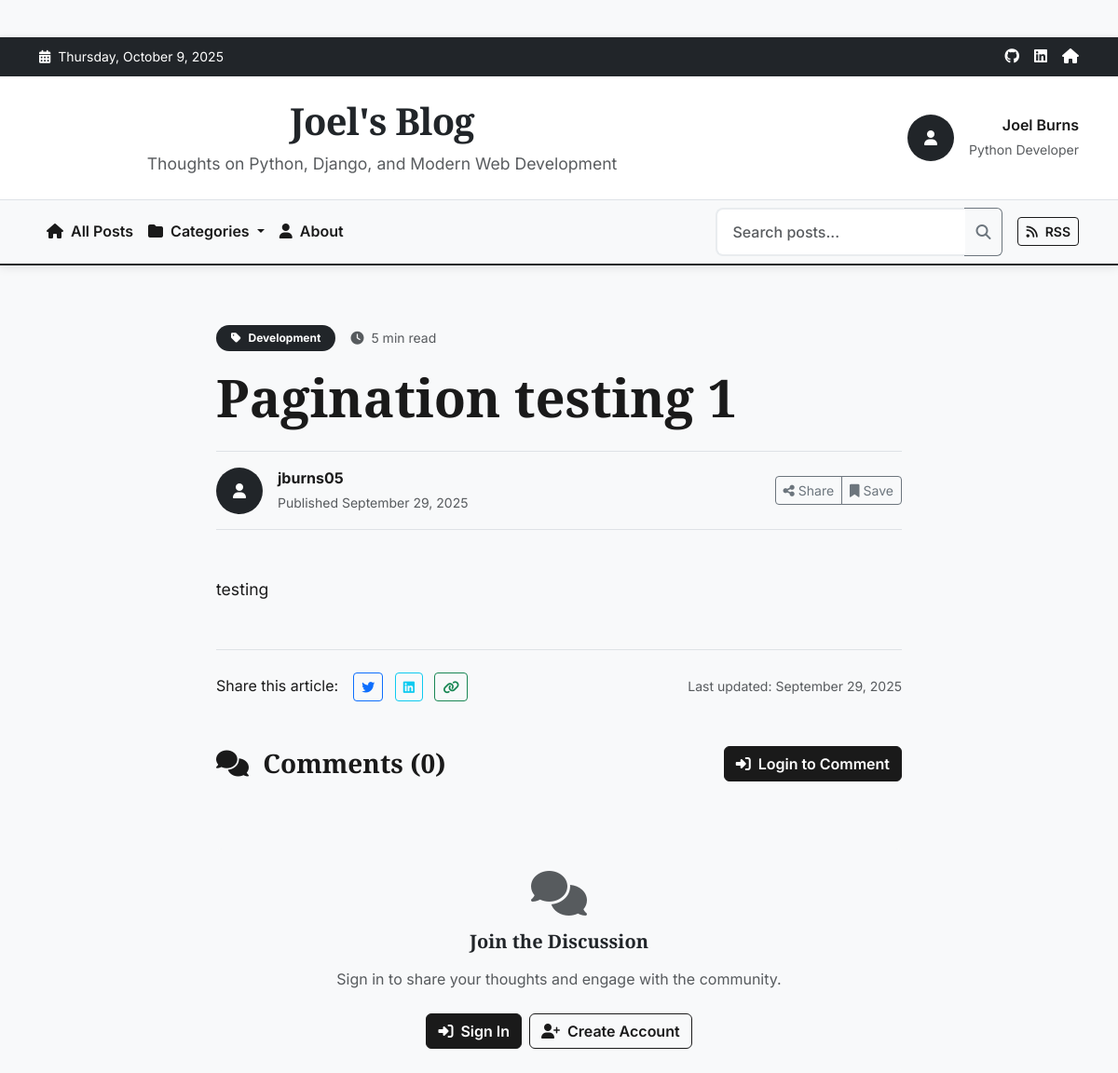
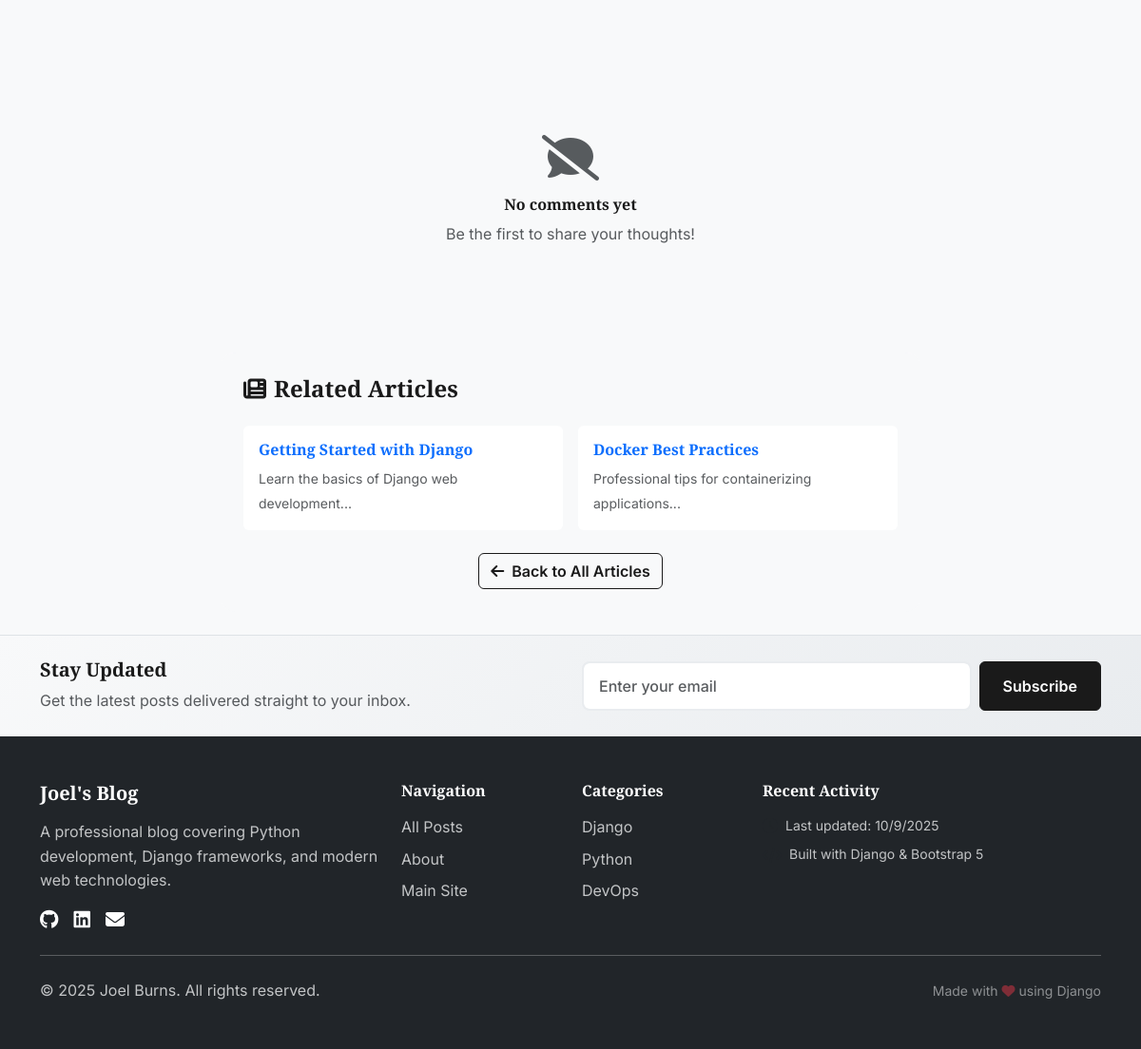
/my_blog/2025/9/29/1/, run on the app's committed database (2 pictures, top to bottom).
### my_blog/models.py (models this page shows, shortened)
class Post(models.Model):
    STATUS_CHOICES = (
        ('draft', 'Draft'),
        ('published', 'Published'),
    )
    title = models.CharField(max_length=500)
    slug = models.SlugField(max_length=200, unique_for_date='publish')
    author = models.ForeignKey(settings.AUTH_USER_MODEL, on_delete=models.CASCADE,)
    content = models.TextField()
    publish = models.DateField(default=timezone.now)
    created = models.DateTimeField(auto_now_add=True)
    updated = models.DateTimeField(auto_now=True)
    status = models.CharField(max_length=10, choices=STATUS_CHOICES, default='draft')
    category = models.ForeignKey('Category', on_delete=models.SET_NULL, null=True, related_name='posts')
    tags = models.ManyToManyField('Tag', related_name='posts', blank=True)
    class Meta:
        ordering = ('-publish',)

### accounts/models.py (models this page shows)
class CustomUser(AbstractUser):
    pass

### my_blog/views.py (the view)
# urls.py: path('<int:year>/<int:month>/<int:day>/<slug:post>/', views.post_detail, name='post_detail'),
def post_detail(request, year, month, day, post):
    post = get_object_or_404(Post, slug=post, status='published',
                           publish__year=year, publish__month=month, publish__day=day)
    comments = post.comments.filter(active=True)
    new_comment = None
    comment_form = None  # Always initialize to None
    if request.method == 'POST':
        if not request.user.is_authenticated:
            messages.warning(request, "You need to log in to leave a comment.")
            return redirect('account_login')
        comment_form = CommentForm(data=request.POST)
        if comment_form.is_valid():
            new_comment = comment_form.save(commit=False)
            new_comment.post = post
            new_comment.save()
            messages.success(request, "Your comment has been added successfully!")
            return redirect(post.get_absolute_url())
    else:
        if request.user.is_authenticated:
            comment_form = CommentForm()
    return render(request, 'my_blog/post/detail.html', {
        'post': post,
        'comments': comments,
        'new_comment': new_comment,
        'comment_form': comment_form,
    })

### my_blog/templatetags/markdown_extras.py (called while the page is built)
@register.filter
def render_markdown(text):
    html = markdown.markdown(text, extensions = ['fenced_code', 'codehilite'])
    return mark_safe(html)

### my_blog/templates/my_blog/post/detail.html (shortened to what this page needs)
{% extends "blog_base.html" %}
{% load markdown_extras %}
{% block content %}
<div class="container">
    <div class="row justify-content-center">
        <div class="col-lg-8">
            <article class="blog-article">
                <header class="article-header mb-5">
                    <div class="d-flex align-items-center mb-3">
                        <span class="badge bg-dark text-white px-3 py-2 rounded-pill me-3">
                            <i class="fas fa-tag me-2"></i>Development
                        </span>
                        <small class="text-muted">
                            <i class="fas fa-clock me-2"></i>5 min read
                        </small>
                    </div>
                    <h1 class="article-title display-4 fw-bold mb-4">{{ post.title }}</h1>
                    <div class="article-meta d-flex align-items-center justify-content-between py-3 border-top border-bottom">
                        <div class="author-info d-flex align-items-center">
                            <div class="author-avatar bg-dark rounded-circle me-3 d-flex align-items-center justify-content-center text-white"
                                 style="width: 50px; height: 50px;">
                                <i class="fas fa-user"></i>
                            </div>
                            <div>
                                <div class="fw-bold">{{ post.author.get_full_name|default:post.author.username }}</div>
                                <small class="text-muted">Published {{ post.publish|date:"F j, Y" }}</small>
                            </div>
                        </div>
                        <div class="article-actions">
                            <div class="btn-group" role="group">
                                <button type="button" class="btn btn-outline-secondary btn-sm" onclick="shareArticle()">
                                    <i class="fas fa-share-alt me-1"></i>Share
                                </button>
                                <button type="button" class="btn btn-outline-secondary btn-sm" onclick="bookmarkArticle()">
                                    <i class="fas fa-bookmark me-1"></i>Save
                                </button>
                            </div>
                        </div>
                    </div>
                </header>
                <div class="article-content mb-5">
                    <div class="content-body">
                        {{ post.content|render_markdown }}
                    </div>
                </div>
                <footer class="article-footer border-top pt-4 mb-5">
                    <div class="row align-items-center">
                        <div class="col-md-6">
                            <div class="d-flex align-items-center">
                                <span class="me-3">Share this article:</span>
                                <div class="social-share">
                                    <a href="#" class="btn btn-outline-primary btn-sm me-2" onclick="shareTwitter()">
                                        <i class="fab fa-twitter"></i>
                                    </a>
                                    <a href="#" class="btn btn-outline-info btn-sm me-2" onclick="shareLinkedIn()">
                                        <i class="fab fa-linkedin"></i>
                                    </a>
                                    <a href="#" class="btn btn-outline-success btn-sm" onclick="copyLink()">
                                        <i class="fas fa-link"></i>
                                    </a>
                                </div>
                            </div>
                        </div>
                        <div class="col-md-6 text-md-end">
                            <small class="text-muted">
                                Last updated: {{ post.updated|date:"F j, Y" }}
                            </small>
                        </div>
                    </div>
                </footer>
            </article>
        </div>
    </div>
    <div class="row justify-content-center">
        <div class="col-lg-8">
            <section class="comments-section">
                <div class="comments-header d-flex align-items-center justify-content-between mb-4">
                    <h3 class="fw-bold mb-0">
                        <i class="fas fa-comments me-2"></i>
                        Comments ({{ comments.count }})
                    </h3>
                    {% if not user.is_authenticated %}
                    <a href="{% url 'account_login' %}?next={{ request.path }}" class="btn btn-dark">
                        <i class="fas fa-sign-in-alt me-2"></i>Login to Comment
                    </a>
                    {% endif %}
                </div>
                {% if user.is_authenticated %}
                <div class="comment-form-section mb-5">
                    <div class="card border-0 shadow-sm">
                        <div class="card-body p-4">
                            <div class="d-flex align-items-center mb-3">
                                <div class="user-avatar bg-dark rounded-circle me-3 d-flex align-items-center justify-content-center text-white"
                                     style="width: 40px; height: 40px;">
                                    <i class="fas fa-user"></i>
                                </div>
                                <div>
                                    <div class="fw-semibold">{{ user.get_full_name|default:user.username }}</div>
                                    <small class="text-muted">Add your comment</small>
                                </div>
                            </div>
                            <form method="post" class="comment-form">
                                {% csrf_token %}
                                <div class="mb-3">
                                    <textarea class="form-control border-0 bg-light"
                                              name="{{ comment_form.body.name }}"
                                              rows="4"
                                              placeholder="Share your thoughts..."></textarea>
                                </div>
                                <div class="d-flex justify-content-between align-items-center">
                                    <small class="text-muted">
                                        <i class="fas fa-info-circle me-1"></i>
                                        Be respectful and constructive in your comments.
                                    </small>
                                    <button type="submit" class="btn btn-dark">
                                        <i class="fas fa-paper-plane me-2"></i>Post Comment
                                    </button>
                                </div>
                            </form>
                        </div>
                    </div>
                </div>
                {% else %}
                <div class="login-prompt text-center py-5 mb-5">
                    <div class="card border-0 bg-light">
                        <div class="card-body p-4">
                            <i class="fas fa-comments fa-3x text-muted mb-3"></i>
                            <h5 class="fw-bold mb-3">Join the Discussion</h5>
                            <p class="text-muted mb-4">
                                Sign in to share your thoughts and engage with the community.
                            </p>
                            <div class="d-flex gap-2 justify-content-center">
                                <a href="{% url 'account_login' %}?next={{ request.path }}" class="btn btn-dark">
                                    <i class="fas fa-sign-in-alt me-2"></i>Sign In
                                </a>
                                <a href="{% url 'account_signup' %}?next={{ request.path }}" class="btn btn-outline-dark">
                                    <i class="fas fa-user-plus me-2"></i>Create Account
                                </a>
                            </div>
                        </div>
                    </div>
                </div>
                {% endif %}
                <div class="comments-list">
                    {% for comment in comments %}
                    <div class="comment-item border-bottom pb-4 mb-4">
                        <div class="d-flex">
                            <div class="comment-avatar bg-light rounded-circle me-3 d-flex align-items-center justify-content-center"
                                 style="width: 44px; height: 44px; min-width: 44px;">
                                <i class="fas fa-user text-muted"></i>
                            </div>
                            <div class="comment-content flex-grow-1">
                                <div class="comment-header d-flex align-items-center justify-content-between mb-2">
                                    <div class="comment-meta">
                                        <span class="fw-semibold">{{ comment.name }}</span>
                                        <small class="text-muted ms-2">
                                            <i class="fas fa-clock me-1"></i>
                                            {{ comment.created|date:"F j, Y \a\t g:i A" }}
                                        </small>
                                    </div>
                                    {% if user.is_authenticated %}
                                    <button class="btn btn-sm btn-outline-secondary" onclick="replyToComment({{ comment.id }})">
                                        <i class="fas fa-reply me-1"></i>Reply
                                    </button>
                                    {% endif %}
                                </div>
                                <div class="comment-body">
                                    <p class="mb-0">{{ comment.body|linebreaks }}</p>
                                </div>
                            </div>
                        </div>
                    </div>
                    {% empty %}
                    <div class="no-comments text-center py-5">
                        <i class="fas fa-comment-slash fa-3x text-muted mb-3"></i>
                        <h6 class="fw-bold mb-2">No comments yet</h6>
                        <p class="text-muted">Be the first to share your thoughts!</p>
                    </div>
                    {% endfor %}
                </div>
            </section>
        </div>
    </div>
    <div class="row justify-content-center mt-5">
        <div class="col-lg-8">
            <section class="related-articles bg-light rounded-4 p-4">
                <h4 class="fw-bold mb-4">
                    <i class="fas fa-newspaper me-2"></i>Related Articles
                </h4>
                <div class="row g-3">
                    <div class="col-md-6">
                        <div class="card border-0 h-100">
                            <div class="card-body">
                                <h6 class="fw-semibold mb-2">
                                    <a href="#" class="text-decoration-none">Getting Started with Django</a>
                                </h6>
                                <small class="text-muted">Learn the basics of Django web development...</small>
                            </div>
                        </div>
                    </div>
                    <div class="col-md-6">
                        <div class="card border-0 h-100">
                            <div class="card-body">
                                <h6 class="fw-semibold mb-2">
                                    <a href="#" class="text-decoration-none">Docker Best Practices</a>
                                </h6>
                                <small class="text-muted">Professional tips for containerizing applications...</small>
                            </div>
                        </div>
                    </div>
                </div>
                <div class="text-center mt-4">
                    <a href="{% url 'my_blog:post_list' %}" class="btn btn-outline-dark">
                        <i class="fas fa-arrow-left me-2"></i>Back to All Articles
                    </a>
                </div>
            </section>
        </div>
    </div>
</div>
{% endblock content %}

### static/css/base.css (style rules this page uses)
body { background-color: #f8f9fa; color: #333; font-family: 'Arial', sans-serif; }

### my_blog/templates/my_blog/post/detail.html (style rules this page uses)
.article-title { font-family: 'Playfair Display', serif; line-height: 1.2; }
.content-body { font-size: 1.1rem; line-height: 1.8; }
.content-body p { margin-bottom: 1.5rem; }
.social-share a { transition: transform 0.3s ease; }

### my_blog/templates/blog_base.html (style rules this page uses)
:root { --blog-primary: #1a1a1a; --blog-secondary: #6c757d; --blog-accent: #dc3545; }
body { font-family: 'Inter', -apple-system, BlinkMacSystemFont, 'Segoe UI', sans-serif; line-height: 1.6; color: var(--blog-primary); }
.btn-dark { background-color: var(--blog-primary); border-color: var(--blog-primary); font-weight: 600; transition: all 0.3s ease; }
.btn-outline-dark { border-color: var(--blog-primary); color: var(--blog-primary); font-weight: 600; }
.author-avatar { transition: transform 0.3s ease; }
h1, h2, h3, h4, h5, h6 { font-family: 'Playfair Display', serif; font-weight: 600; }

### data on the page
Post: title "Pagination testing 1", author.get_full_name "jburns05", publish "September 29, 2025", content|render_markdown "testing", updated "September 29, 2025"

### other printed values
{{ comments.count }} "0"
{{ year|default:"2025" }} "2025"
